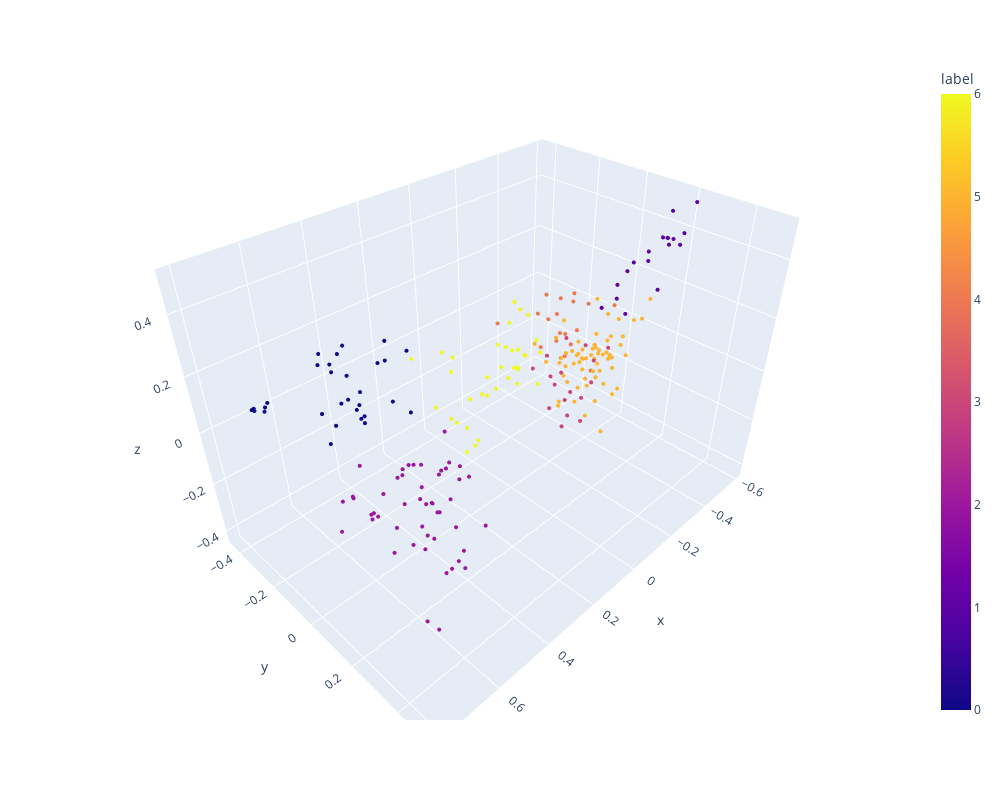

Notebook code for this chart:
### Markdown cell above
### Plots

### Code cell
cluster_words(year=year, axis=1, percentiles=percentiles, with_parliament=with_parliament)

### Figure 1 — Plotly figure (JSON) as saved in the notebook; plotly's stock layout.template omitted (floating-point values rounded to 4 significant figures; data arrays with more than 128 entries replaced by an {"elided": "..."} marker saying what was removed)
{"data": [{"hovertemplate": "x=%{x}<br>y=%{y}<br>z=%{z}<br>label=%{marker.color}<extra></extra>", "legendgroup": "", "marker": {"color": {"elided": "252 int values"}, "coloraxis": "coloraxis", "size": 1.4, "symbol": "circle"}, "mode": "markers", "name": "", "scene": "scene", "showlegend": false, "type": "scatter3d", "x": {"elided": "252 float values"}, "y": {"elided": "252 float values"}, "z": {"elided": "252 float values"}}], "layout": {"coloraxis": {"colorbar": {"title": {"text": "label"}}, "colorscale": [[0, "#0d0887"], [0.1111, "#46039f"], [0.2222, "#7201a8"], [0.3333, "#9c179e"], [0.4444, "#bd3786"], [0.5556, "#d8576b"], [0.6667, "#ed7953"], [0.7778, "#fb9f3a"], [0.8889, "#fdca26"], [1, "#f0f921"]]}, "height": 800, "legend": {"tracegroupgap": 0}, "margin": {"t": 60}, "scene": {"domain": {"x": [0, 1], "y": [0, 1]}, "xaxis": {"title": {"text": "x"}}, "yaxis": {"title": {"text": "y"}}, "zaxis": {"title": {"text": "z"}}}, "width": 1000}}
